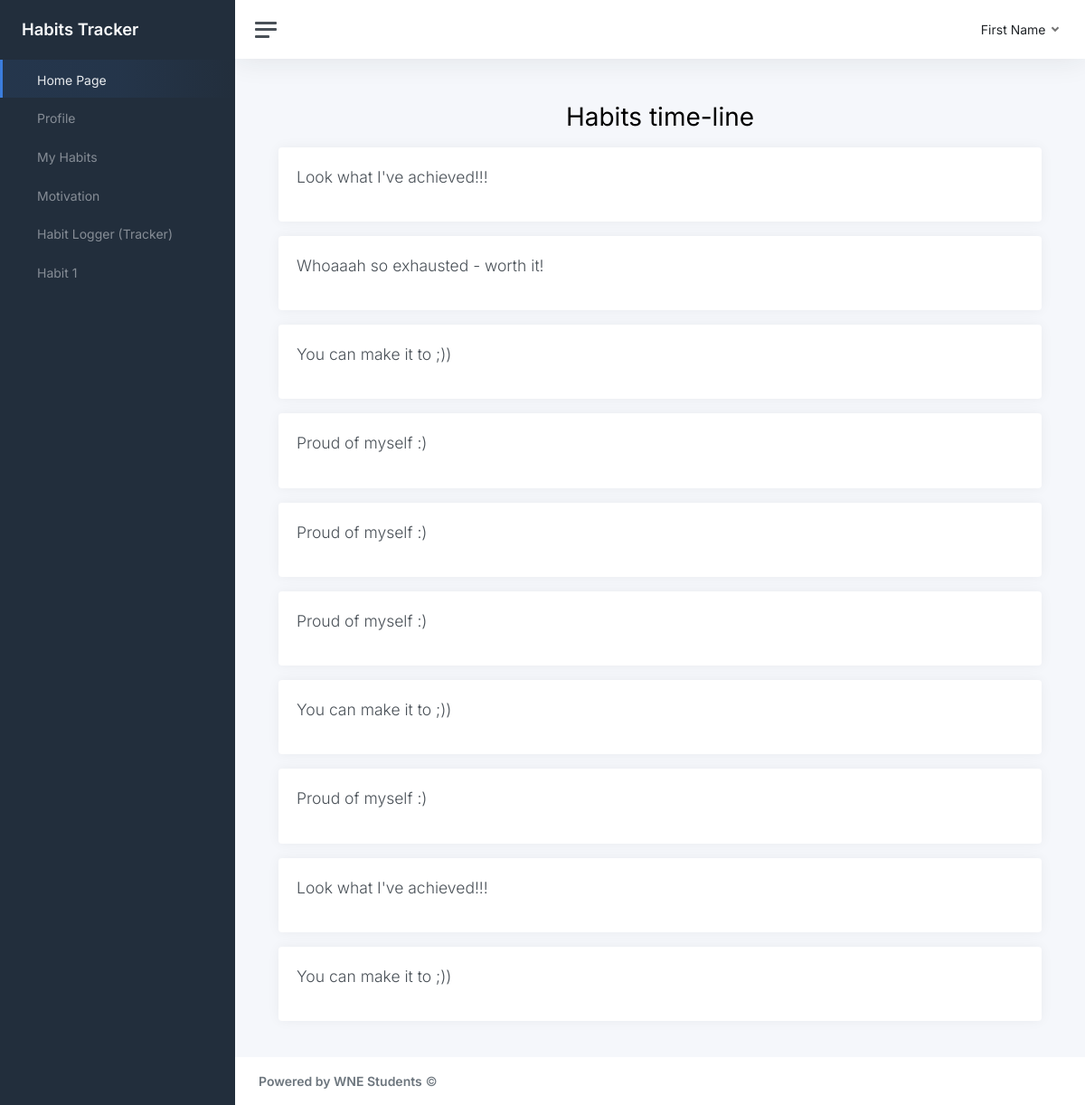
The page /habits/ on the database its author committed.
### habits/models.py (models this page shows)
class Posts(models.Model):
    post_id = models.AutoField(primary_key=True)
    user = models.ForeignKey('UsersList', models.DO_NOTHING)
    publish_date = models.TextField()
    content = models.TextField()
    class Meta:
        managed = False
        db_table = 'posts'

### habits/views.py (the view)
# urls.py: path('',views.index, name='index')
def index(request):
    posts_lists = Posts.objects.order_by('-publish_date')[:10]
    context = {'posts': posts_lists}
    return render(request,'habits/index.html',context)

### templates/habits/index.html
{% extends 'base.html' %}
{% block content %}
  <h1 class="text-center mb-3">Habits time-line</h1>
  {% if posts %}
    {% for post in posts %}
        <div class="card mb-3">
            <div class="card-body">
                <p class="lead">{{post.content}}</p>
            </div>
        </div>
    {% endfor %}
  {% else %}
    <p> No Habits available</p>
  {% endif %}
{% endblock %}

### templates/base.html (shortened to what this page needs)
{% load static %}
<!DOCTYPE html>
<html lang="en">
<head>
	<link href="{% static 'css/app.css' %}" rel="stylesheet" >
</head>
<body>
	<div class="wrapper">
		<nav id="sidebar" class="sidebar js-sidebar">
			<div class="sidebar-content js-simplebar">
				<a class="sidebar-brand" href="index.html">
					<span class="align-middle">Habits Tracker</span>
				</a>
				<ul class="sidebar-nav">
					<li class="sidebar-item active" >
						<a class="sidebar-link" href="index.html">
							 <span
								class="align-middle">Home Page</span>
						</a>
					</li>
					<li class="sidebar-item">
						<a class="sidebar-link" href="pages-profile.html">
							 <span class="align-middle">Profile</span>
						</a>
					</li>
					<li class="sidebar-item">
						<a class="sidebar-link" href="pages-sign-in.html">
							 <span class="align-middle">My Habits</span>
						</a>
					</li>
					<li class="sidebar-item">
						<a class="sidebar-link" href="pages-sign-up.html">
							 <span class="align-middle"> Motivation <span>
						</a>
					</li>
					<li class="sidebar-item">
						<a class="sidebar-link" href="pages-blank.html">
							 <span class="align-middle">Habit Logger (Tracker)</span>
						</a>
					</li>
                    <li class="sidebar-item">
						<a class="sidebar-link" href="pages-blank.html">
							 <span class="align-middle">Habit 1</span>
						</a>
					</li>
				</ul>
			</div>
		</nav>
		<div class="main">
			<nav class="navbar navbar-expand navbar-light navbar-bg">
				<a class="sidebar-toggle js-sidebar-toggle">
					<i class="hamburger align-self-center"></i>
				</a>
				<div class="navbar-collapse collapse">
					<ul class="navbar-nav navbar-align">
						<li class="nav-item dropdown">
							<a class="nav-link dropdown-toggle d-none d-sm-inline-block" href="#"
								data-bs-toggle="dropdown">
								 <span class="text-dark"> First Name</span>
							</a>
						</li>
					</ul>
				</div>
			</nav>
			<main class="content">
				<div class="container-fluid p-0">
					{% block content %} {% endblock %}
				</div>
			</main>
			<footer class="footer">
				<div class="container-fluid">
					<div class="row text-muted">
						<div class="col-6 text-start">
							<p class="mb-0">
								<a class="text-muted" href="#"
									target="_blank"><strong>Powered by WNE Students</strong></a> &copy;
							</p>
						</div>
						<div class="col-6 text-end">
						</div>
					</div>
				</div>
			</footer>
		</div>
	</div>
</body>
</html>

### rows shown on the page
Posts: content "Look what I've achieved!!!"
Posts: content "Whoaaah so exhausted - worth it!"
Posts: content "You can make it to ;))"
Posts: content "Proud of myself :)"
Posts: content "Proud of myself :)"
Posts: content "Proud of myself :)"
Posts: content "You can make it to ;))"
Posts: content "Proud of myself :)"
Posts: content "Look what I've achieved!!!"
Posts: content "You can make it to ;))"
